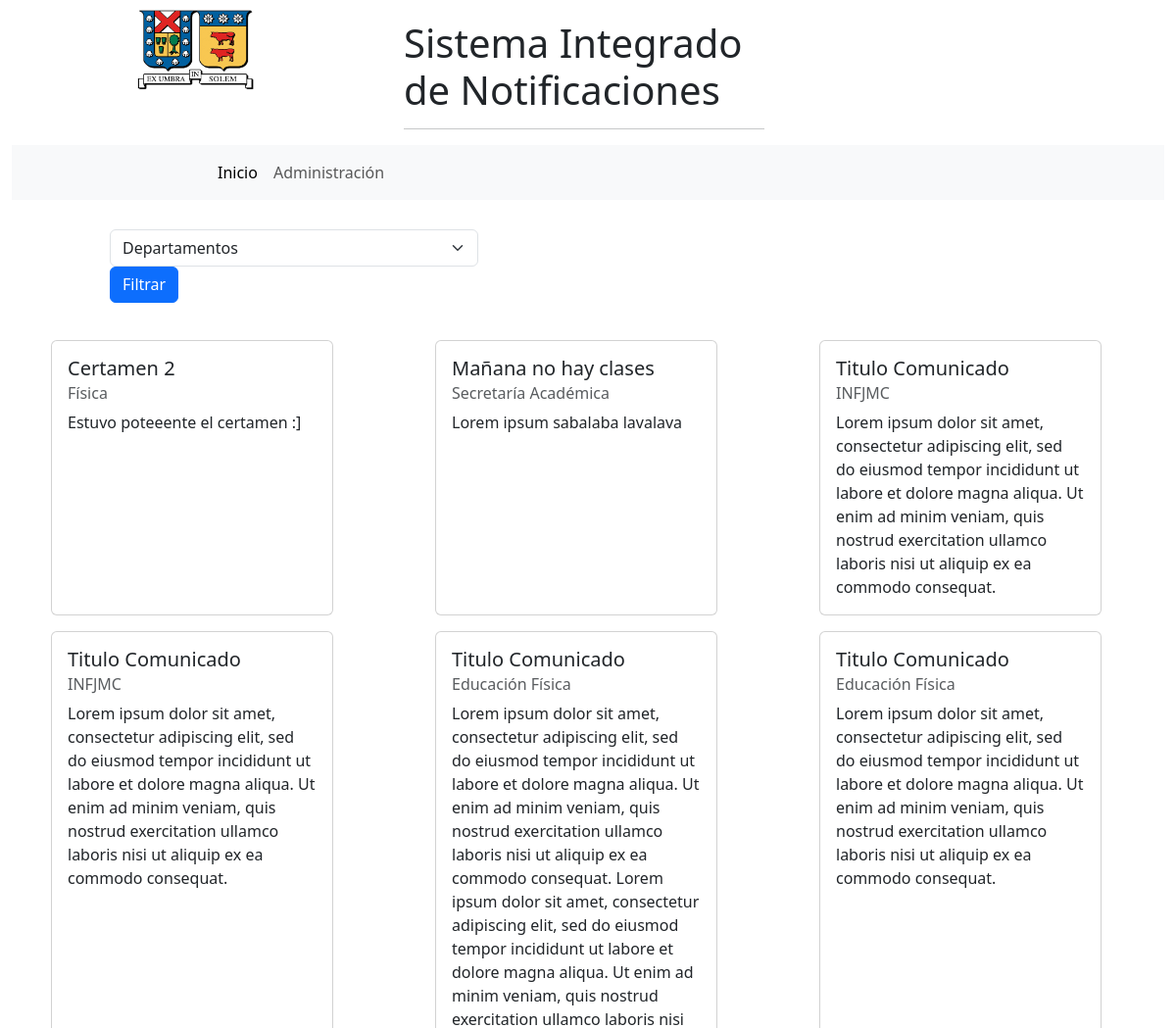
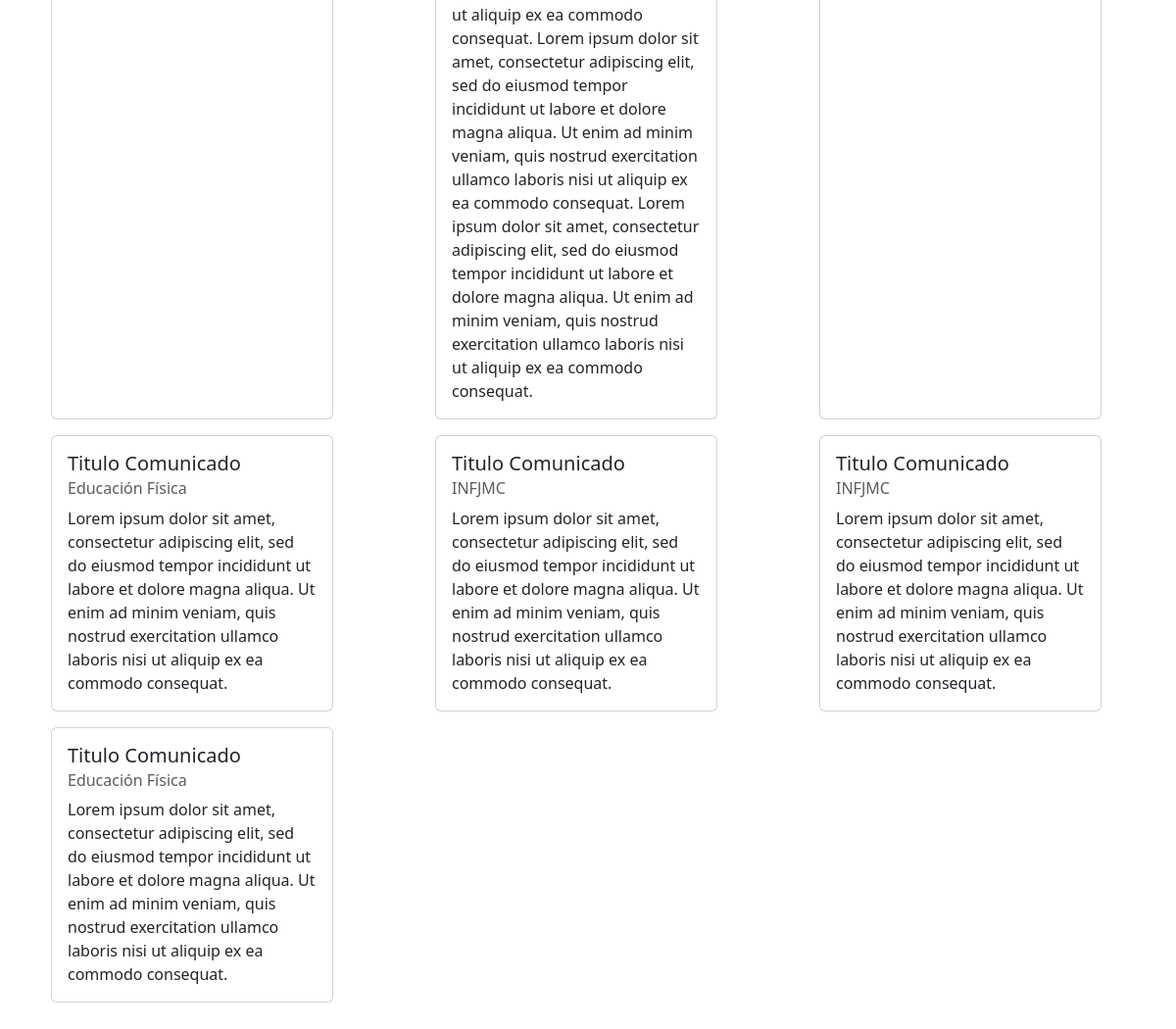
The page / on the database its author committed (2 pictures, top to bottom).
### AplicacionPrueba/models.py (models this page shows, shortened)
class Comunicado(models.Model):
    id = models.BigAutoField(primary_key=True)
    titulo = models.CharField(max_length=255)
    detalle = models.TextField()
    detalle_corto = models.CharField(max_length=255)
    TIPO_CHOICES = [
        ("S", "Suspensión de Actividades"),
        ("C", "Suspensión de Clases"),
        ("I", "Información"),
    ]
    tipo = models.CharField(max_length=25, choices=TIPO_CHOICES)
    entidad = models.ForeignKey(Entidad, on_delete=models.SET_NULL, null=True, blank=True)
    visible = models.BooleanField()
    fecha_publicacion = models.DateTimeField(auto_now_add=True)
    fecha_ultima_modificacion = models.DateTimeField(auto_now=True)
    publicado_por = models.ForeignKey(
        User,
        on_delete=models.SET_NULL,
        null=True,
        blank=True,
        related_name='publicados'
    )
    modificado_por = models.ForeignKey(
        User,
        on_delete=models.SET_NULL,
        null=True,
        blank=True,
        related_name='modificados'
    )

class Entidad(models.Model):
    id = models.BigAutoField(primary_key=True)
    nombre = models.CharField(max_length=255, unique=True)
    logo = models.ImageField(upload_to='AplicacionPrueba/static/AplicacionPrueba/img/')
    administracion = models.ForeignKey(User, on_delete=models.SET_NULL, null=True)
    def __str__(self):
        return self.nombre
    class Meta:
        verbose_name = "Entidad"
        verbose_name_plural = "Entidades"

### AplicacionPrueba/views.py (the view)
# urls.py: path('', views.comunicados, name='comunicados')
def comunicados(request):
    comunicadosObtenidos = Comunicado.objects.all()
    lista = []
    for comunicados in comunicadosObtenidos: #Para el formulario
        if comunicados.entidad not in lista and comunicados.entidad!=None:
            lista.append(comunicados.entidad)
    filtro = request.POST.get("departamento")
    if filtro == None:
        filtro = "Departamentos"
    if filtro in lista:
        comunicadosObtenidos = Comunicado.objects.filter(entidad=filtro).order_by('-fecha_publicacion')
    else:
        comunicadosObtenidos = Comunicado.objects.all().order_by('-fecha_publicacion')
    title = 'Departamentos'
    imagenUrl=''
    for c in lista: #Hallar url
        if c.nombre == filtro:
            imagenUrl = c.logo
    contexto = {
        "title": title,
        "comunicados": comunicadosObtenidos,
        "lista": lista,
        "filtro": filtro,
        "imagenUrl": imagenUrl
    }
    return render(request, "AplicacionPrueba/Base.html", contexto)

### AplicacionPrueba/templates/AplicacionPrueba/Base.html (shortened to what this page needs)
{% load static %}
<!DOCTYPE html>
<html lang="es">
<head>
    <link rel="stylesheet" href="{% static 'AplicacionPrueba/css/bootstrap.css' %}">
    <link rel="stylesheet" href="{% static 'AplicacionPrueba/css/cer2.css' %}">
</head>
<body>
    <div class="container-fluid">
        <div class="row  row-cols-xl-3 row-cols-xxl-3">
            <div id="contImg" class="col-sm-1 col-md-2 d-flex justify-content-center">
                <img id='img' src="{% static 'AplicacionPrueba/img/Logo_UTFSM.png' %}" alt="Logo USM">
            </div>
            <div id='titulo' class="col-md-10 d-md-block d-sm-none d-none d-lg-block">
                <h1>Sistema Integrado de Notificaciones</h1>
                <hr>
            </div>
        </div>
        {%include 'AplicacionPrueba/navbar.html'%}
        <div class="row">
            <div class="col-md-1"></div>
            <div id="select" class="col-md-4 d-md-block d-sm-block d-block d-lg-block d-xl-block d-xxl-none">
                <form method="POST" action="{% url 'comunicados' %}">
                    <select class="form-select" aria-label="Default select example" name="departamento">
                        <option selected>Departamentos</option>
                    </select>
                    <button id='boton' type="submit" class="btn btn-primary">Filtrar</button>
                </form>
            </div>
            <div class="col-md-7"></div>
        </div>
        <div class="row d-md-block d-sm-block d-block d-lg-block d-xl-block d-xxl-none">
            <div class="row row-cols-1 row-cols-md-2 row-cols-lg-3">
                {%for c in comunicados %}
                {% if c.visible %}
                {% if c.entidad.nombre == filtro or filtro == "Departamentos"%}
                <div class="col col-md-4 d-flex justify-content-center ">
                    <div class="card m-2" style="width: 18rem;">
                        <div class="card-body">
                            <h5 class="card-title">{{c.titulo}}</h5>
                            <h6 class="card-subtitle mb-2 text-body-secondary">{{c.entidad}}</h6>
                            <p class="card-text">
                                {{c.detalle}}
                            </p>
                        </div>
                    </div>
                </div>
                {%endif%}
                {%endif%}
                {%empty%}
                <div class="col-12"><h1>No existen comunicados en esta entidad</h1></div>
                {% endfor %}
            </div>
        </div>
    </div>
    <div id="Carrusel" class="container">
    </div>
</body>
</html>

### AplicacionPrueba/templates/AplicacionPrueba/navbar.html (shortened to what this page needs)
{%load static%}
<nav class="navbar navbar-expand-lg bg-body-tertiary d-md-none d-sm-none d-none d-lg-block">
    <div class="container-fluid">
        <div class="collapse navbar-collapse" id="navbarNavAltMarkup">
            <div class="navbar-nav" id="Nav">
                <a class="nav-link active" aria-current="page" href="{% url 'comunicados' %}">Inicio</a>
                <a class="nav-link" href="{% url 'admin:index' %}">Administración</a>
            </div>
        </div>
    </div>
</nav>

### AplicacionPrueba/static/AplicacionPrueba/css/cer2.css (style rules this page uses)
#img { height: 100px; width: 120px; }
hr { margin-top: 15px; }
#Nav { padding-left: 190px; }
#select { padding-top: 30px; padding-bottom: 30px; }
#titulo { justify-content: left; padding-top: 20px; padding-right: 20px; }
#navbarNavAltMarkup { margin: 0px; }
#boton { padding-top: 5px; }
#Carrusel { justify-content: center; padding-top: 50px; }
.navbar { margin-left: 0px; margin-right: 0px; }

### rows shown on the page
Comunicado: titulo "Certamen 2", entidad "Física", detalle "Estuvo poteeente el certamen :]"
Comunicado: titulo "Mañana no hay clases", entidad "Secretaría Académica", detalle "Lorem ipsum sabalaba lavalava"
Comunicado: titulo "Titulo Comunicado", entidad "INFJMC", detalle "Lorem ipsum dolor sit amet, consectetur adipiscing elit, sed do eiusmod tempor incididunt ut labore et dolore magna aliqua. Ut enim ad minim veniam, quis nostrud exercitation ullamco laboris nisi ut aliquip ex ea commodo consequat."
Comunicado: titulo "Titulo Comunicado", entidad "INFJMC", detalle "Lorem ipsum dolor sit amet, consectetur adipiscing elit, sed do eiusmod tempor incididunt ut labore et dolore magna aliqua. Ut enim ad minim veniam, quis nostrud exercitation ullamco laboris nisi ut aliquip ex ea commodo consequat."
Comunicado: titulo "Titulo Comunicado", entidad "Educación Física", detalle "Lorem ipsum dolor sit amet, consectetur adipiscing elit, sed do eiusmod tempor incididunt ut labore et dolore magna aliqua. Ut enim ad minim veniam, quis nostrud exercitation ullamco laboris nisi ut aliquip ex ea commodo consequat. Lorem ipsum dolor sit amet, consectetur adipiscing elit, sed do eiusmod tempor incididunt ut labore et dolore magna aliqua. Ut enim ad minim veniam, quis nostrud exercitation ullamco laboris nisi ut aliquip ex ea commodo consequat. Lorem ipsum dolor sit amet, consectetur adipiscing elit, sed do eiusmod tempor incididunt ut labore et dolore magna aliqua. Ut enim ad minim veniam, quis nostrud exercitation ullamco laboris nisi ut aliquip ex ea commodo consequat.…"
Comunicado: titulo "Titulo Comunicado", entidad "Educación Física", detalle "Lorem ipsum dolor sit amet, consectetur adipiscing elit, sed do eiusmod tempor incididunt ut labore et dolore magna aliqua. Ut enim ad minim veniam, quis nostrud exercitation ullamco laboris nisi ut aliquip ex ea commodo consequat."
Comunicado: titulo "Titulo Comunicado", entidad "Educación Física", detalle "Lorem ipsum dolor sit amet, consectetur adipiscing elit, sed do eiusmod tempor incididunt ut labore et dolore magna aliqua. Ut enim ad minim veniam, quis nostrud exercitation ullamco laboris nisi ut aliquip ex ea commodo consequat."
Comunicado: titulo "Titulo Comunicado", entidad "INFJMC", detalle "Lorem ipsum dolor sit amet, consectetur adipiscing elit, sed do eiusmod tempor incididunt ut labore et dolore magna aliqua. Ut enim ad minim veniam, quis nostrud exercitation ullamco laboris nisi ut aliquip ex ea commodo consequat."
Comunicado: titulo "Titulo Comunicado", entidad "INFJMC", detalle "Lorem ipsum dolor sit amet, consectetur adipiscing elit, sed do eiusmod tempor incididunt ut labore et dolore magna aliqua. Ut enim ad minim veniam, quis nostrud exercitation ullamco laboris nisi ut aliquip ex ea commodo consequat."
Comunicado: titulo "Titulo Comunicado", entidad "Educación Física", detalle "Lorem ipsum dolor sit amet, consectetur adipiscing elit, sed do eiusmod tempor incididunt ut labore et dolore magna aliqua. Ut enim ad minim veniam, quis nostrud exercitation ullamco laboris nisi ut aliquip ex ea commodo consequat."
